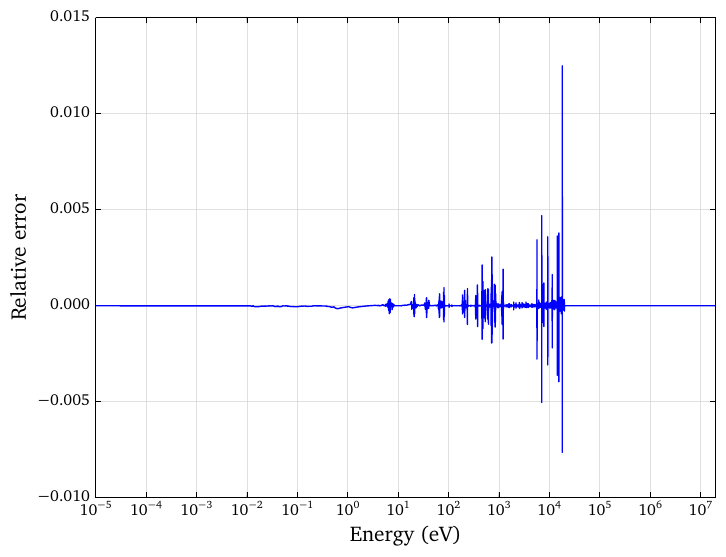

Here is the Python script that generated this plot:
#!/usr/bin/env python

import matplotlib
import matplotlib.pyplot as plt

from ndlibrary import NdLibrary

matplotlib.rcParams['ps.useafm'] = True
matplotlib.rcParams['pdf.use14corefonts'] = True
matplotlib.rcParams['text.usetex'] = True
matplotlib.rcParams['text.latex.preamble'] = '\usepackage[bitstream-charter]{mathdesign}'
matplotlib.rc('font', **{'family': 'serif', 'serif': ['Computer Modern']})

lib1 = NdLibrary('../testing/exact/ND_LIBRARY.h5')
lib2 = NdLibrary('../testing/gauss-hermite/ND_LIBRARY.h5')

sigma1 = lib1.get_reaction('U238', 1200, 18)
sigma2 = lib2.get_reaction('U238', 1200, 18)
difference = (sigma2[1] - sigma1[1])/sigma1[1]

plt.semilogx(sigma1[0], difference)
plt.xlabel('Energy (eV)', fontsize=16)
plt.ylabel('Relative error', fontsize=16)
plt.xlim((1e-5,2e7))
plt.grid(True, color='lightgray', ls='-', alpha=0.7)
plt.gca().set_axisbelow(True)
plt.savefig('griderror.pdf', bbox_inches='tight')

